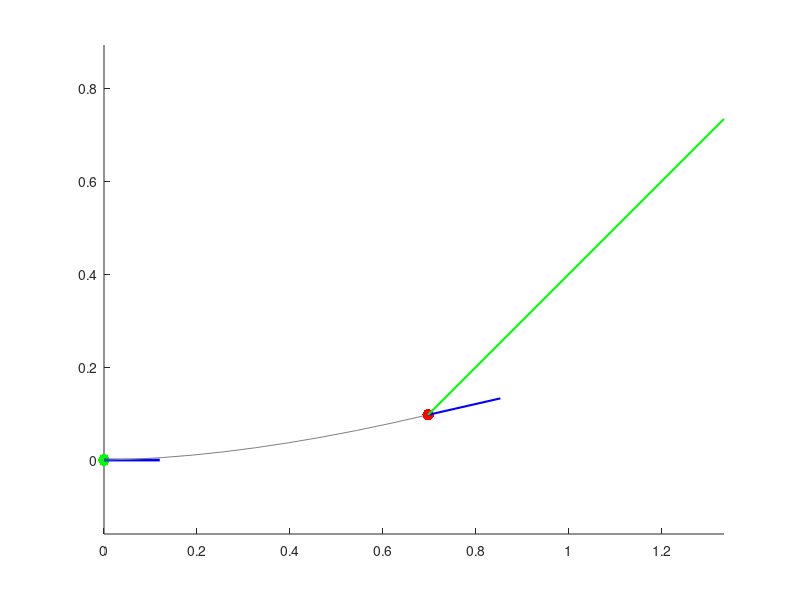

MATLAB code to generate this figure: (Note: this script raises an error after producing the figure.)
% clc
% clear all
% close all
%%
f = figure;
% axis([0, 5, -2, 2]);
axis equal
grid off
hold on

posi = [0,0];

v = 1.2;
theta1 = 0;
veli = [v*cosd(theta1), v*sind(theta1)];

plot(posi(1), posi(2), 'g.', 'MarkerSize', 25);
plot([posi(1), posi(1) + 0.1 * veli(1)], [posi(2), posi(2) + 0.1 * veli(2)], 'b-', 'LineWidth', 2.0)

dt = 0.05;
amax = 1;
vmax = 1.50;

for steps = 10:10:100
    temp = zeros(steps,2);
    theta = 45;
    ends_pos = zeros(numel(theta), 2);
    ends_vel = zeros(numel(theta), 2);

    iter = 0;
    for th = theta
        iter = iter + 1;
        acc = [ amax * cosd(th) amax * sind(th) ];
        pos = posi;
        vel = veli;
        for i = 1:steps
            %Update state
            vel = vel + dt * acc;
%             if norm(vel) > vmax
%                 vel = vel * (vmax/norm(vel));
%             end
            pos = pos + dt * vel;
            temp(i,:) = pos;
        end
        ends_pos(iter, :) = temp(end, :);
        ends_vel(iter, :) = vel;
        
        plot([posi(1), temp(:,1)'], [posi(2), temp(:,2)'], 'color', [0.5 0.5 0.5]);
    end
    
    plot(ends_pos(:,1)', ends_pos(:,2)', 'r.', 'MarkerSize', 25);
    plot(ends_pos(:,1)', ends_pos(:,2)', 'b-');

    ends_pos2 = ends_pos + 0.1 * ends_vel;
    plot([ends_pos(:,1) ends_pos2(:,1)]', [ends_pos(:,2) ends_pos2(:,2)]', 'b', 'LineWidth', 1.5);
    plot([ends_pos(:,1) ends_pos(:,1) + 0.90 * amax * cosd(theta)']', [ends_pos(:,2) ends_pos(:,2) + 0.90 * amax * sind(theta)']', 'g', 'LineWidth', 1.5)

    pause(1)
    worstcase_analytic;
end

axis equal

worstcase_analytic;